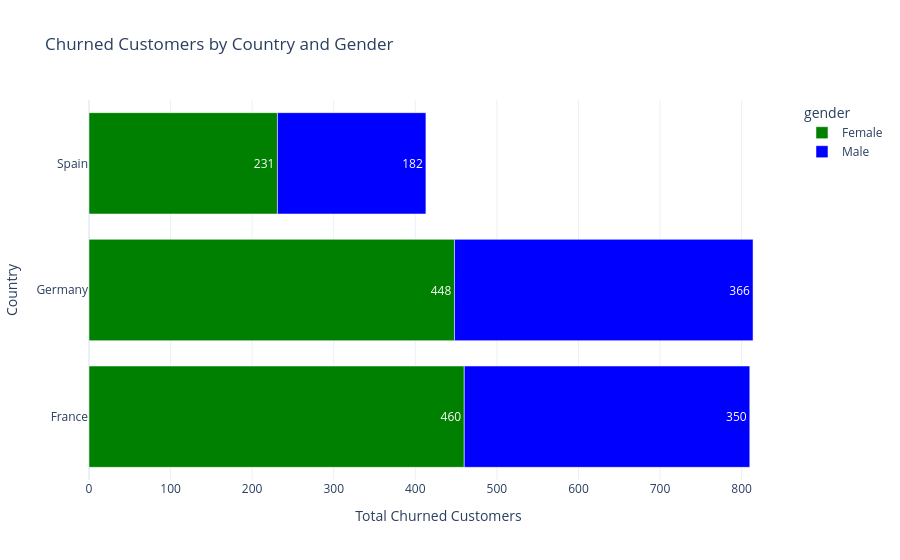

Notebook code cell kept with this figure:
### Code cell
# Filter data for churned customers only (churn = 1)
df_churned = df[df['churn'] == 1]

# Group the dataset by country and gender, counting the number of churned customers
df_grouped = df_churned.groupby(['country', 'gender']).size().reset_index(name='churned_customers')

# Create the stacked horizontal bar chart
fig = px.bar(df_grouped, 
             x='churned_customers', 
             y='country', 
             color='gender', 
             text='churned_customers',
             orientation='h',
             title='Churned Customers by Country and Gender',
             labels={'churned_customers': 'Total Churned Customers', 'country': 'Country'},
             color_discrete_map={'Female': 'green', 'Male': 'blue'}  # Custom colors
             )

# Update layout for better readability
fig.update_layout(barmode='relative', template='plotly_white')

# Show plot
fig.show()

### Figure 1 — Plotly figure (JSON) as saved in the notebook; plotly's stock layout.template omitted (floating-point values rounded to 4 significant figures)
{"data": [{"alignmentgroup": "True", "hovertemplate": "gender=Female<br>Total Churned Customers=%{text}<br>Country=%{y}<extra></extra>", "legendgroup": "Female", "marker": {"color": "green", "pattern": {"shape": ""}}, "name": "Female", "offsetgroup": "Female", "orientation": "h", "showlegend": true, "text": [460, 448, 231], "textposition": "auto", "type": "bar", "x": [460, 448, 231], "xaxis": "x", "y": ["France", "Germany", "Spain"], "yaxis": "y"}, {"alignmentgroup": "True", "hovertemplate": "gender=Male<br>Total Churned Customers=%{text}<br>Country=%{y}<extra></extra>", "legendgroup": "Male", "marker": {"color": "blue", "pattern": {"shape": ""}}, "name": "Male", "offsetgroup": "Male", "orientation": "h", "showlegend": true, "text": [350, 366, 182], "textposition": "auto", "type": "bar", "x": [350, 366, 182], "xaxis": "x", "y": ["France", "Germany", "Spain"], "yaxis": "y"}], "layout": {"autosize": true, "barmode": "relative", "legend": {"title": {"text": "gender"}, "tracegroupgap": 0}, "title": {"text": "Churned Customers by Country and Gender"}, "xaxis": {"anchor": "y", "autorange": true, "domain": [0, 1], "range": [0, 856.8], "title": {"text": "Total Churned Customers"}, "type": "linear"}, "yaxis": {"anchor": "x", "autorange": true, "domain": [0, 1], "range": [-0.5, 2.5], "title": {"text": "Country"}, "type": "category"}}}
